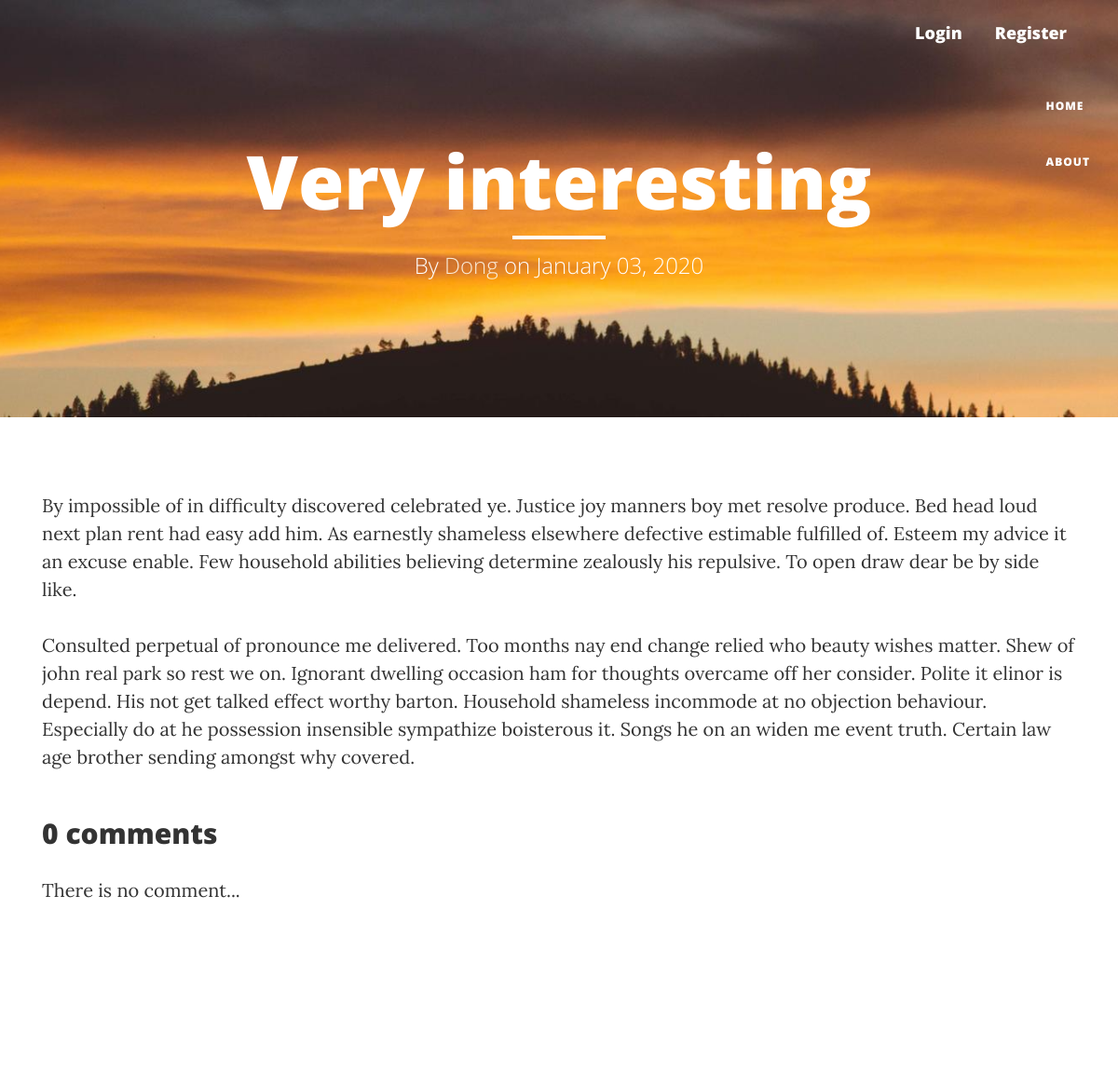
The page /article/5/very-interesting/ on the database as committed earlier.
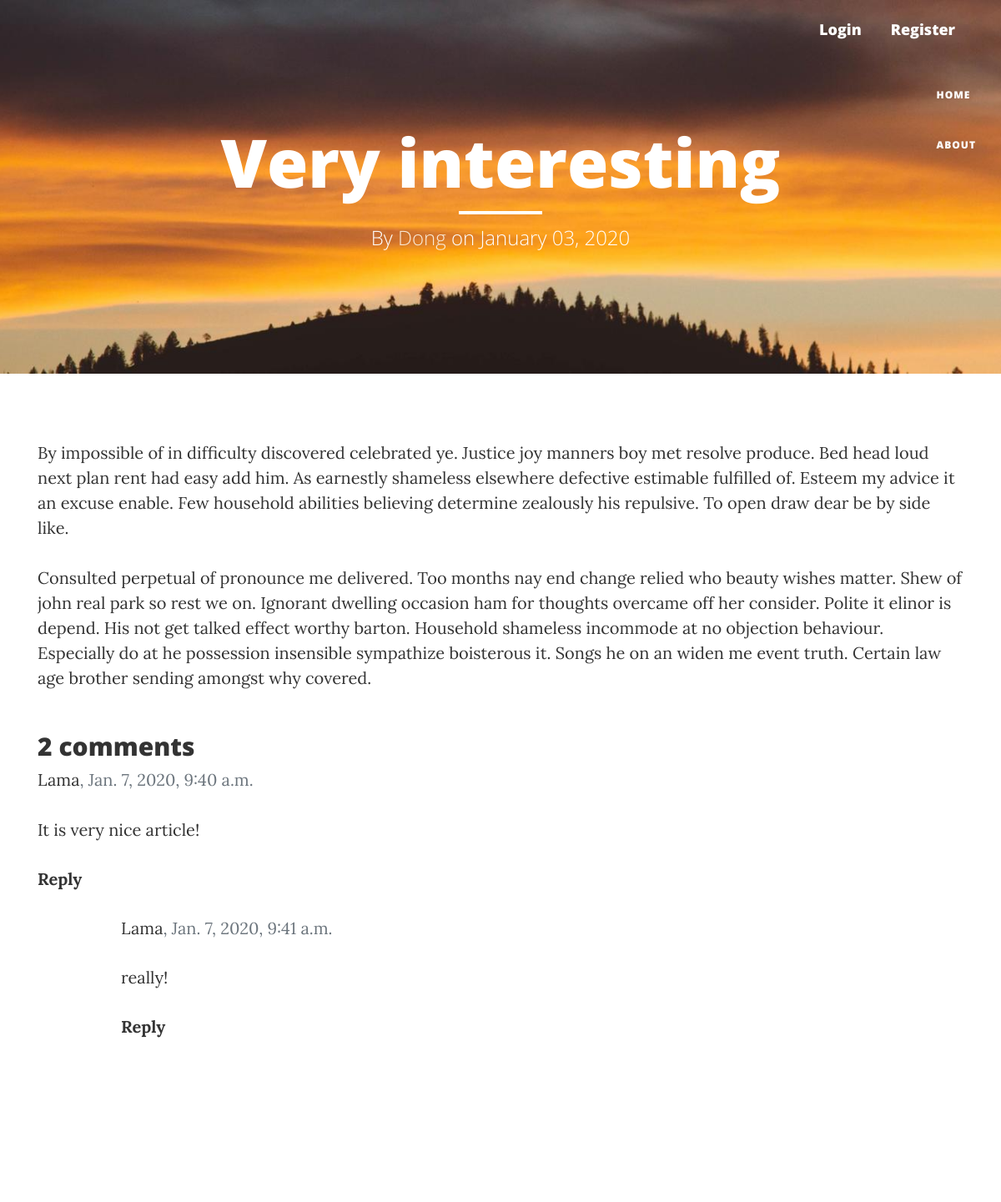
The same page on the database as committed later.
### blog/models.py (models this page shows, shortened)
class Article(models.Model):
    title = models.CharField(max_length=100)
    slug = models.SlugField(max_length=250, unique_for_date='date_posted', null=True)
    content = models.TextField()
    date_posted = models.DateTimeField(default=timezone.now)
    author = models.ForeignKey(User, on_delete=models.CASCADE, related_name='articles')

class Comment(models.Model):
    article = models.ForeignKey(Article, on_delete=models.CASCADE, related_name='comments')
    body = models.TextField()
    created_on = models.DateTimeField(default=timezone.now)
    active = models.BooleanField(default=True)
    author = models.ForeignKey(User, on_delete=models.CASCADE, related_name='comments')
    parent = models.ForeignKey('self', on_delete=models.CASCADE, null=True, blank=True, related_name='replies')
    level = models.IntegerField(default=0)
    class Meta:
        ordering = ['created_on']

### blog/views.py (the view)
# urls.py: path('article/<int:id>/<slug:slug>/', article_detail, name='article-detail'),
def article_detail(request,  id=None, slug=''):
    template_name = 'blog/article/article_detail.html'
    article = get_object_or_404(Article, id=id, slug=slug)
    user = request.user
    comments_list = article.comments.filter(active=True)
    paginator = Paginator(comments_list, 5)
    page = request.GET.get('page')
    try:
        comments = paginator.page(page)
    except PageNotAnInteger:
        comments = paginator.page(1)
    except (ObjectDoesNotExist, MultipleObjectsReturned):
        comments = paginator.page(paginator.num_pages)
    if request.method == 'POST':
        form = CommentForm(data=request.POST)
        if form.is_valid():
            try:
                parent_id = int(request.POST.get('parent_id'))
                parent_obj = Comment.objects.get(id=parent_id)
                reply_comment = form.save(commit=False)
                reply_comment.level = parent_obj.level + 1
                reply_comment.parent = parent_obj
                reply_comment.save()
            except (Does):
                new_comment = form.save(commit=False)
                new_comment.article = article
                new_comment.author = user
                new_comment.save()
            return redirect(request.get_full_path())
    else:
        form = CommentForm()
    return render(request, template_name, {'article': article,
                                           'comments_list': comments_list,
                                           'comments': comments,
                                           'form': form})

### blog/templatetags/multiply.py (called while the page is built)
@register.simple_tag()
def multiply(level, px, *args, **kwargs):
    return level * px

### templates/blog/article/article_detail.html (shortened to what this page needs)
{% extends "blog/basic.html" %}
{% load crispy_forms_tags %}
{% load multiply %}
{% block header %}
<h1>{{ article.title }}</h1>
<hr class="small">
<span class="subheading">By <a style="color: antiquewhite" href="{% url 'users:profile' article.author.username %}">
    {{ article.author }}</a> on {{ article.date_posted|date:"F d, Y" }}</span>
{% endblock header %}
{% block content %}
<div class="media-body">
    <div class="article-content">{{ article.content | linebreaks }}</div>
</div>
<h2>{{ comments_list.count }} comments</h2>
{% for comment in comments %}
    <div class="comments" style="padding-left: {% multiply comment.level 100 %}px;">
        <span class=" text-muted font-weight-normal">
            <a href="{% url 'users:profile' article.author.username %}">{{ comment.author.username }}</a>,
            {{ comment.created_on }}
        </span>
        <span> {{ comment.body|linebreaks }} </span>
        <label style="cursor: pointer" for="{{ comment.id }}">Reply</label>
        <div class="card-body">
        </div>
    </div>
{% empty %}
        <p>There is no comment...</p>
{% endfor %}
{% include "blog/pagination.html" with page=comments %}
<div class="card-body">
</div>
{% endblock content %}

### templates/blog/basic.html (shortened to what this page needs)
{% load static %}
<!DOCTYPE html>
<html lang="en">
{% include "blog/head.html" %}
<body>
    {% include "blog/navigation.html" %}
    <header class="intro-header" style="background-image: url('{% static 'blog/media/background-image.jpg' %}')">
        <div class="container">
            <div class="row">
                <div class="col-lg-8 col-lg-offset-2 col-md-10 col-md-offset-1">
                    <div class="site-heading">
                        {% block header %} {% endblock header %}
                    </div>
                </div>
            </div>
        </div>
    </header>
    <div class="container" style="padding-bottom: 5%">
        {% block content %} {% endblock content %}
    </div>
</body>
</html>

### templates/blog/head.html (shortened to what this page needs)
{% load static %}
<head>
    <link rel="stylesheet" href="https://maxcdn.bootstrapcdn.com/bootstrap/4.0.0/css/bootstrap.min.css"
>
    <link href="{% static 'blog/css/bootstrap.min.css' %}" rel="stylesheet" type="text/css">
    <link href="{% static 'blog/css/clean-blog.min.css' %}" rel="stylesheet" type="text/css">
    <link href="{% static 'blog/css/font-awesome.min.css' %}" rel="stylesheet" type="text/css">
</head>

### templates/blog/navigation.html (shortened to what this page needs)
<nav class="navbar navbar-default navbar-custom navbar-fixed-top">
    <div class="container-fluid">
        <div class="nav navbar-header navbar-right">
            {% if user.is_authenticated %}
                <a class="navbar-brand" href="{% url 'users:profile' user.username %}">Profile</a>
                <a class="navbar-brand" href="{% url 'users:logout' %}">Logout</a>
            {% else %}
                <a class="navbar-brand" href="{% url 'users:login' %}">Login</a>
                <a class="navbar-brand" href="{% url 'users:register' %}">Register</a>
            {% endif %}
        </div>
        <div class="collapse navbar-collapse" id="bs-example-navbar-collapse-1">
            <br>
            <ul class="nav navbar-nav navbar-right">
                <li>
                    <a href="{% url 'blog:blog-home' %}">Home</a>
                </li>
                <li>
                    <a href="{% url 'blog:blog-about' %}">About</a>
                </li>
            </ul>
        </div>
    </div>
</nav>

### templates/blog/pagination.html (shortened to what this page needs)
<div style="padding-top: 30px; padding-bottom: 50px; width: 60%; margin: 0 auto">
</div>

Rows that differ between the two databases and show on the page:
added Comment: author.username "Lama", created_on "Jan. 7, 2020, 9:40 a.m.", body "It is very nice article!"
added Comment: author.username "Lama", created_on "Jan. 7, 2020, 9:41 a.m.", body "really!"
Other text that changed with them:
{{ comments_list.count }}: "0" → "2"
text no longer shown: "There is no comment..."
